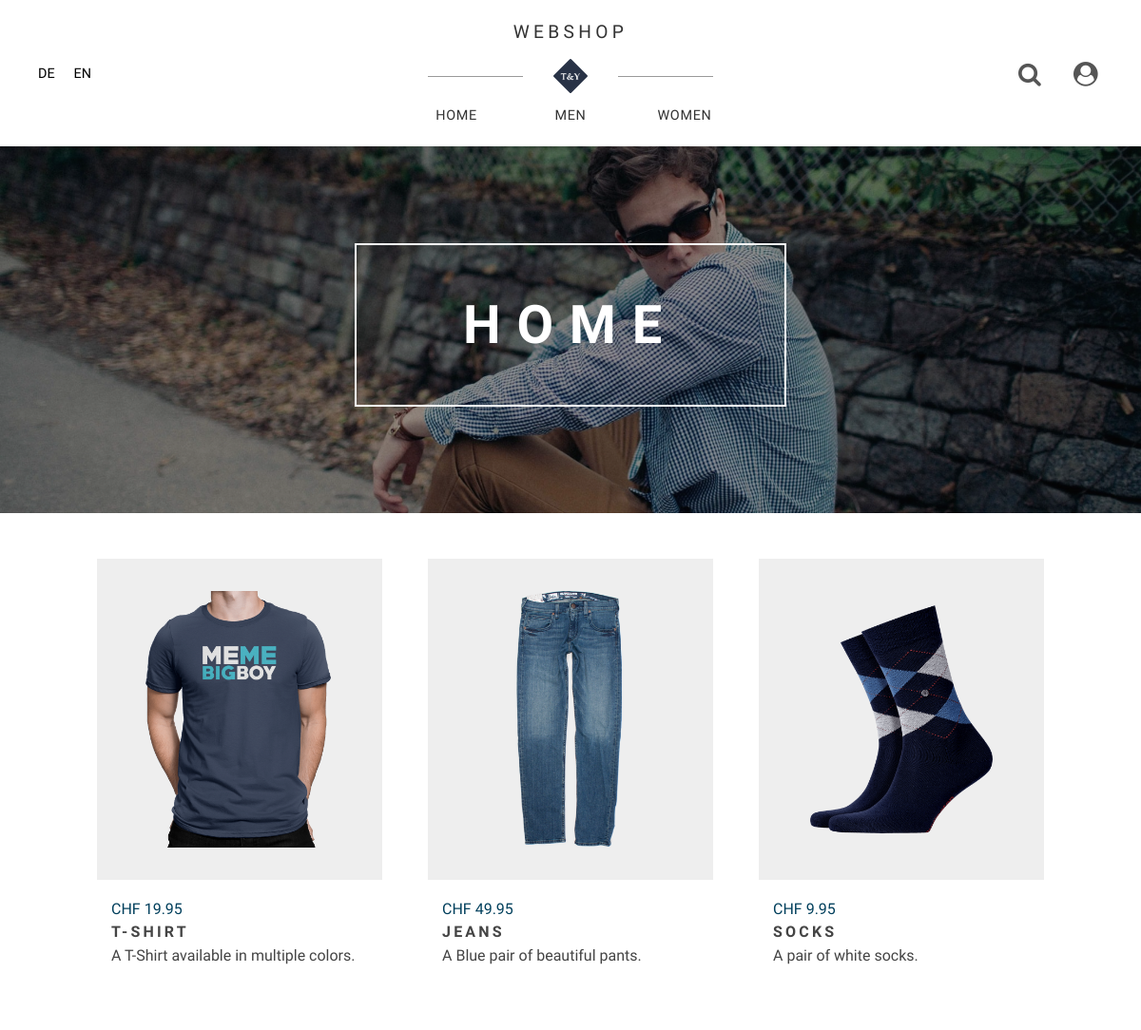
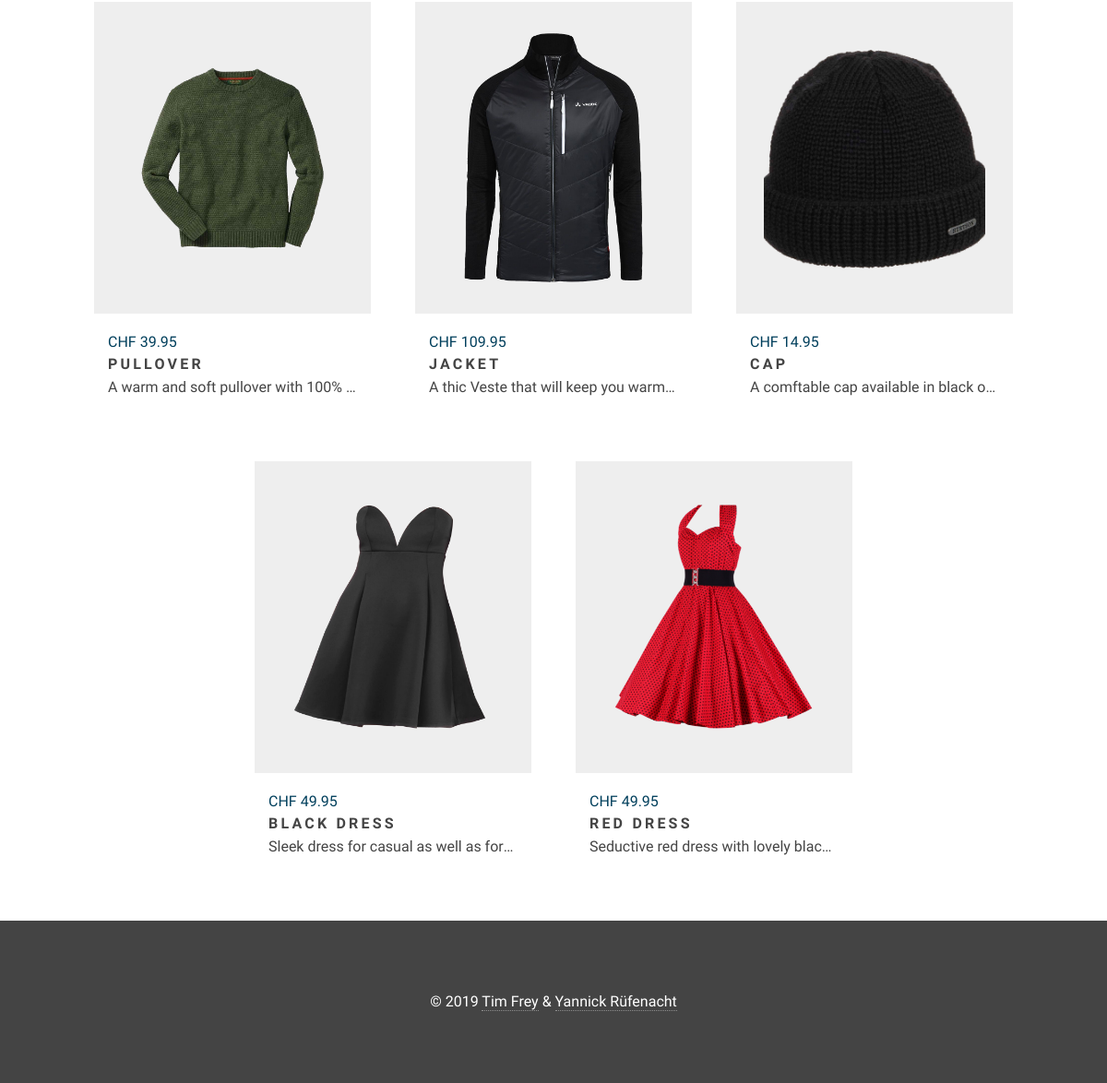
The page / on the database its author committed (2 pictures, top to bottom).
### tables this page shows
CREATE TABLE `products` (
  `ID` int(11) NOT NULL,
  `Name_DE` varchar(255) DEFAULT NULL,
  `Name_EN` varchar(255) DEFAULT NULL,
  `Description_DE` text DEFAULT NULL,
  `Description_EN` text DEFAULT NULL,
  `Sex` varchar(10) NOT NULL,
  `Image` varchar(4096) DEFAULT NULL,
  `Price` double NOT NULL
);

### src/lib/View.php (called while the page is built, shortened)
<?php
class View
{
    private $viewfile;
    public function __construct($viewfile)
    {
        $this->viewfile = "src/view/$viewfile.php";
    }
    public function display()
    {
        require 'src/view/header.php';
        require $this->viewfile;
        require 'src/view/footer.php';
    }
}

### src/controller/DefaultController.php (called while the page is built, shortened)
<?php
class DefaultController
{
    public function index()
    {
        $defaultModel = new DefaultModel();
        $view = new View('default_index');
        $view->title = _HOME;
        $view->heading = _HOME;
        $view->banner = 'banner_home.jpg';
        $view->products = $defaultModel->readAll();
        $view->display();
    }
}

### src/lib/Dispatcher.php (called while the page is built, shortened)
<?php
class Dispatcher
{
    public function dispatch()
    {
        $method = 'index';
        $controller = new $controllerName();
        $controller->$method();
    }
}

### index.php (called while the page is built, shortened)
<?php
require_once 'src/lib/Dispatcher.php';
require_once 'src/lib/View.php';
require_once 'src/lib/Model.php';
$dispatcher = new Dispatcher();
$dispatcher->dispatch();
?>

### src/lib/ConnectionHandler.php (called while the page is built, shortened)
<?php
class ConnectionHandler
{
    private static $connection = null;
    public static function getConnection()
    {
        if (self::$connection === null)
        {
            $config = require 'config.php';
            $host = $config['database']['host'];
            $username = $config['database']['username'];
            $password = $config['database']['password'];
            $database = $config['database']['database'];
            self::$connection = new MySQLi($host, $username, $password, $database);
            self::$connection->set_charset('utf8');
        }
        return self::$connection;
    }
}

### src/lib/Model.php (called while the page is built, shortened)
<?php
require_once 'ConnectionHandler.php';
class Model
{
    protected $tableName = null;
    public function readAll()
    {
        $query = "SELECT * FROM $this->tableName";
        $statement = ConnectionHandler::getConnection()->prepare($query);
        $statement->execute();
        $result = $statement->get_result();
        $rows = array();
        while ($row = $result->fetch_object())
        {
            $rows[] = $row;
        }
        return $rows;
    }
}

### src/view/default_index.php (the view)
<?php if (isset($banner)): ?>
<div class="banner" style="background-image: url('<?=_ROOT?>src/view/images/<?=$banner?>');">
    <div class="banner__overlay">
        <div class="banner__overlay__title"><?=$heading?></div>
    </div>
</div>
<?php endif; ?>
<section class="products">
    <?php if (empty($products)): ?>
        <div class="basket__empty">
            <div class="basket__empty__icon">
                <i class="fa fa-ban fa-2x" aria-hidden="true"></i>
            </div>
            <p><?=_PRODUCTS_EMPTY?></p>
        </div>
    <?php else: ?>
        <?php foreach ($products as $product) : ?>
            <a href="<?=_ROOT.$_SESSION['lang']['name']?>/product?product_id=<?= $product->ID; ?>">
                <div class="products__item">
                    <div class="products__item__img">
                        <div style="background-image: url('<?=_ROOT?>src/view/images/<?= $product->Image; ?>');"></div>
                    </div>
                    <div class="products__item__desc">
                        <span>CHF <?=$product->Price?></span>
                        <h2><?= $product->{'Name_'.strtoupper($_SESSION['lang']['name'])}; ?></h2>
                        <h4><?= $product->{'Description_'.strtoupper($_SESSION['lang']['name'])}; ?></h4>
                    </div>
                </div>
            </a>
        <?php endforeach; ?>
    <?php endif; ?>
</section>

### src/view/css/style.css (style rules this page uses)
html, body, div, span, applet, object, iframe, h1, h2, h3, h4, h5, h6, p, blockquote, pre, a, abbr, acronym, address, big, cite, code, del, dfn, em, img, ins, kbd, q, s, samp, small, strike, strong, sub, sup, tt, var, b, u, i, center, dl, dt, dd, ol, ul, li, fieldset, form, label, legend, table, caption, tbody, tfoot, thead, tr, th, td, article, aside, canvas, details, embed, figure, figcaption, footer, header, hgroup, menu, nav, output, ruby, section, summary, time, mark, audio, video { margin: 0; padding: 0; border: 0; font: inherit; vertical-align: baseline; }
article, aside, details, figcaption, figure, footer, header, hgroup, menu, nav, section { display: block; }
body { line-height: 1; }
html, body { width: 100%; height: 100%; box-sizing: border-box; font-family: Source Sans Pro, sans-serif; font-size: 62.5%; }
body { font-size: 1.6rem; background: #f5f5f5; }
a { text-decoration: none; }
h2 { width: 100%; font-weight: bold; font-size: 1.35em; margin: 0.5em 0; text-transform: uppercase; letter-spacing: 0.2em; }
h4 { width: 100%; line-height: 1.15em; }
::placeholder { font-family: Source Sans Pro, sans-serif; font-size: 1em; }
.banner { width: 100%; background-size: cover; background-position: center; background-repeat: no-repeat; }
.banner__overlay { display: flex; justify-content: center; align-items: center; width: 100%; height: 100%; background: rgba(8, 8, 8, .4); }
.banner__overlay__title { color: white; font-size: 3.5em; font-weight: 700; padding: 1em 2em; margin: 2em 0; text-transform: uppercase; letter-spacing: 0.3em; border: 2px solid white; }
.products { display: flex; justify-content: center; align-items: center; flex-wrap: wrap; padding: 1.5em 0; background: white; }
.products__item { display: flex; justify-content: center; align-items: center; flex-direction: column; flex-basis: 26%; cursor: pointer; width: 300px; height: 450px; margin: 1.5em; color: #444; background: white; overflow: hidden; }
.products__item__img { width: 100%; height: 75%; overflow: hidden; background: #eee; display: flex; justify-content: center; align-items: center; }
.products__item__img > div { width: 80%; height: 80%; background-size: cover; background-position: center; background-repeat: no-repeat; transition: transform 0.3s; }
.products__item__desc { display: flex; justify-content: center; align-items: center; flex-direction: column; width: 90%; height: 25%; overflow: hidden; }
.products__item__desc span { width: 100%; color: #003f5c; }
.products__item__desc > * { margin: 0.25em 0; }
.products__item__desc h2 { font-size: 1em;; }
.products__item__desc h4 { overflow: hidden; white-space: nowrap; text-overflow: ellipsis; }

### rows shown on the page
products: Image (picture), Price "19.95", name "T-SHIRT", name "A T-Shirt available in multiple colors."
products: Image (picture), Price "49.95", name "JEANS", name "A Blue pair of beautiful pants."
products: Image (picture), Price "9.95", name "SOCKS", name "A pair of white socks."
products: Image (picture), Price "39.95", name "PULLOVER", name "A warm and soft pullover with 100%…"
products: Image (picture), Price "109.95", name "JACKET", name "A thic Veste that will keep you warm…"
products: Image (picture), Price "14.95", name "CAP", name "A comftable cap available in black o…"
products: Image (picture), Price "49.95", name "BLACK DRESS", name "Sleek dress for casual as well as for…"
products: Image (picture), Price "49.95", name "RED DRESS", name "Seductive red dress with lovely blac…"

### other values the page prints
_TITLE "WEBSHOP"
_HOME "HOME"
_MEN "MEN"
_WOMEN "WOMEN"
$heading "HOME"
